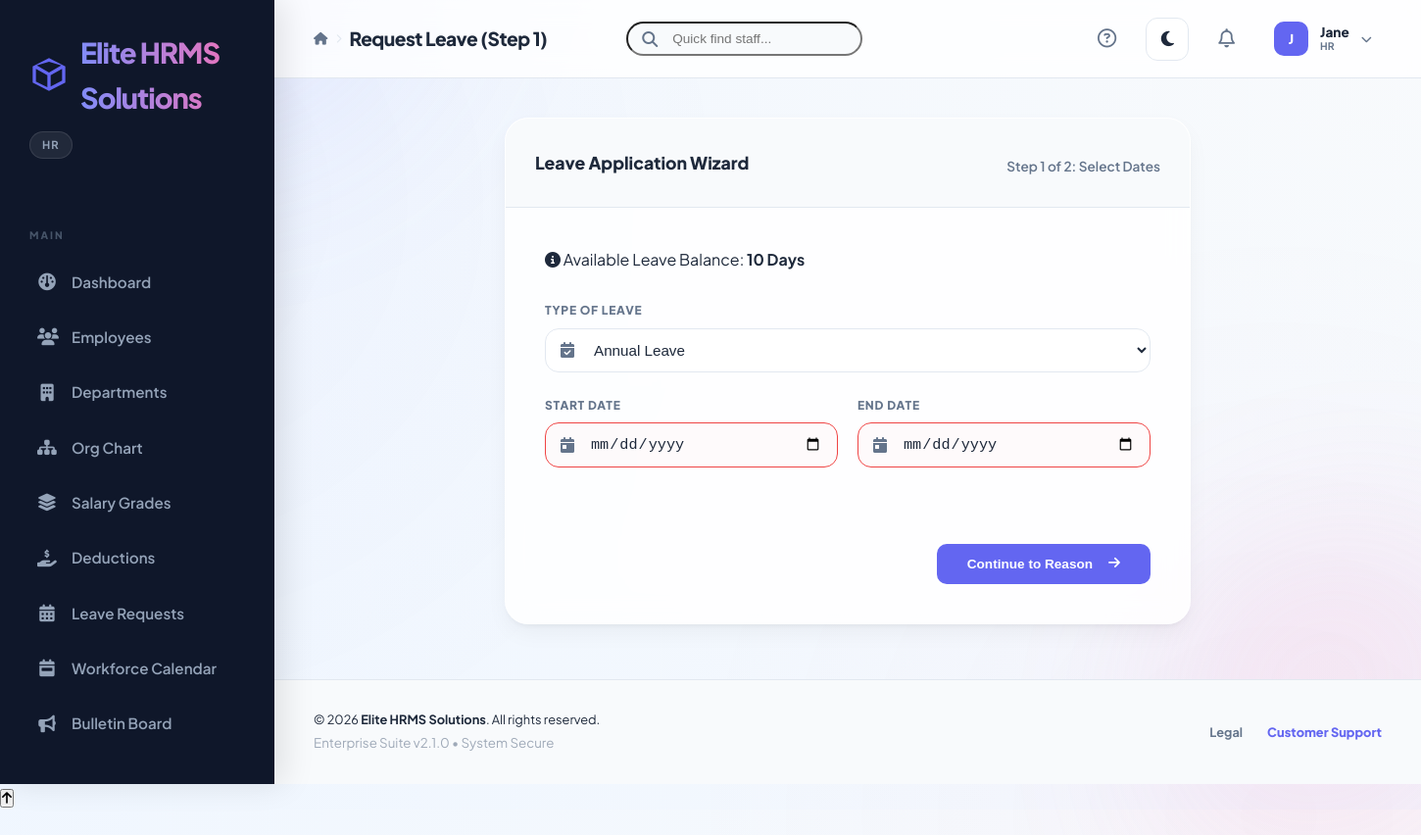
The app's page /employee/leave_wizard.php (signed in) with its own data.
### tables this page shows
CREATE TABLE system_settings (
    id INT AUTO_INCREMENT PRIMARY KEY,
    setting_key VARCHAR(50) NOT NULL UNIQUE,
    setting_value TEXT,
    updated_at TIMESTAMP DEFAULT CURRENT_TIMESTAMP ON UPDATE CURRENT_TIMESTAMP
);

CREATE TABLE employees (
    id INT AUTO_INCREMENT PRIMARY KEY,
    employee_id VARCHAR(20) UNIQUE NOT NULL,
    username VARCHAR(50) UNIQUE NOT NULL,
    password VARCHAR(255) NOT NULL,
    email VARCHAR(100) UNIQUE NOT NULL,
    full_name VARCHAR(100) NOT NULL,
    phone VARCHAR(20),
    address TEXT,
    department_id INT,
    position VARCHAR(100),
    salary_grade_id INT,
    dob DATE NULL,
    hire_date DATE,
    leave_balance INT DEFAULT 15,
    role ENUM('admin', 'employee', 'hr') DEFAULT 'employee',
    profile_pic VARCHAR(255) NULL,
    ui_accent VARCHAR(20) DEFAULT NULL,
    is_active BOOLEAN DEFAULT TRUE,
    created_at TIMESTAMP DEFAULT CURRENT_TIMESTAMP,
    updated_at TIMESTAMP DEFAULT CURRENT_TIMESTAMP ON UPDATE CURRENT_TIMESTAMP,
    FOREIGN KEY (department_id) REFERENCES departments(id) ON DELETE SET NULL,
    FOREIGN KEY (salary_grade_id) REFERENCES salary_grades(id) ON DELETE SET NULL
);

### includes/functions.php (called while the page is built, shortened)
<?php
function get_setting($key) {
    global $conn;
    $table_check = @mysqli_query($conn, "SHOW TABLES LIKE 'system_settings'");
    try {
        $safe_key = mysqli_real_escape_string($conn, $key);
        $res = mysqli_query($conn, "SELECT setting_value FROM system_settings WHERE setting_key = '$safe_key'");
        if($res && $row = mysqli_fetch_assoc($res)) {
            return $row['setting_value'];
        }
    } catch (Throwable $e) {
        return null;
    }
    return null;
}
function get_profile_pic($user) {
    return null;
}
?>

### includes/auth.php (called while the page is built, shortened)
<?php
require_once __DIR__ . '/../config/database.php';
require_once __DIR__ . '/session.php';
function hr_is_logged_in() {
    return isset($_SESSION['user_id']);
}
function hr_is_admin() {
    return isset($_SESSION['role']) && ($_SESSION['role'] === 'admin' || $_SESSION['role'] === 'hr');
}
function hr_get_current_user() {
    global $conn;
    $user_id = $_SESSION['user_id'];
    $query = "SELECT * FROM employees WHERE id = $user_id";
    $result = mysqli_query($conn, $query);
    return mysqli_fetch_assoc($result);
}
?>

### includes/session.php (called while the page is built, shortened)
<?php
function hr_session_start() {
    if (session_status() !== PHP_SESSION_NONE) return;
    $is_secure = (!empty($_SERVER['HTTPS']) && $_SERVER['HTTPS'] !== 'off')
        || (!empty($_SERVER['SERVER_PORT']) && (int)$_SERVER['SERVER_PORT'] === 443);
}
?>

### employee/leave_wizard.php (the view, shortened to what this page needs)
<?php
require_once '../includes/header.php';
get_header("Request Leave (Step 1)");
$user = hr_get_current_user();
$step = isset($_GET['step']) ? (int)$_GET['step'] : 1;
?>
<div class="card" style="max-width: 700px; margin: 0 auto; overflow: hidden;">
    <div class="card-header" style="background: #f8fafc; border-bottom: 1px solid var(--border); padding: 30px;">
        <h3 style="font-weight: 800;">Leave Application Wizard</h3>
        <div style="display: flex; gap: 10px; margin-top: 15px;">
        </div>
        <p style="color: var(--text-muted); font-size: 0.85rem; margin-top: 8px; font-weight: 600;">Step <?php echo $step; ?> of 2: <?php echo $step == 1 ? 'Select Dates' : 'Provide Reason'; ?></p>
    </div>
    <div class="card-body" style="padding: 40px;">
        <?php if ($step == 1): ?>
            <form method="POST">
                <div class="alert alert-info" style="margin-bottom: 30px;">
                    <i class="fas fa-info-circle"></i> Available Leave Balance: <strong><?php echo $user['leave_balance']; ?> Days</strong>
                </div>
                <div class="form-group">
                    <label>Type of Leave</label>
                    <div class="form-icon-group">
                        <i class="fas fa-calendar-check"></i>
                        <select name="leave_type" required>
                            <option value="annual" <?php echo ($_SESSION['leave_wizard']['leave_type'] ?? '') == 'annual' ? 'selected' : ''; ?>>Annual Leave</option>
                        </select>
                    </div>
                </div>
                <div class="dashboard-grid" style="grid-template-columns: 1fr 1fr; gap: 20px; margin-bottom: 0;">
                    <div class="form-group">
                        <label>Start Date</label>
                        <div class="form-icon-group">
                            <i class="fas fa-calendar-day"></i>
                            <input type="date" name="start_date" required min="<?php echo date('Y-m-d'); ?>" value="<?php echo $_SESSION['leave_wizard']['start_date'] ?? ''; ?>">
                        </div>
                    </div>
                    <div class="form-group">
                        <label>End Date</label>
                        <div class="form-icon-group">
                            <i class="fas fa-calendar-day"></i>
                            <input type="date" name="end_date" required min="<?php echo date('Y-m-d'); ?>" value="<?php echo $_SESSION['leave_wizard']['end_date'] ?? ''; ?>">
                        </div>
                    </div>
                </div>
                <div style="text-align: right; margin-top: 30px;">
                    <button type="submit" class="btn btn-primary" style="padding: 12px 30px;">Continue to Reason <i class="fas fa-arrow-right" style="margin-left: 8px;"></i></button>
                </div>
            </form>
        <?php endif; ?>
    </div>
</div>
<?php require_once '../includes/footer.php'; ?>

### includes/header.php (shortened to what this page needs)
<?php
require_once __DIR__ . '/session.php';
require_once __DIR__ . '/auth.php';
require_once __DIR__ . '/functions.php';
function get_header($title = "HR Payroll System") {
    $user = hr_get_current_user();
    $role = $_SESSION['role'] ?? 'employee';
    $is_admin = hr_is_admin();
?>
<!DOCTYPE html>
<html lang="en">
<head>
    <link rel="stylesheet" href="<?php echo BASE_URL; ?>style.css">
    <link rel="stylesheet" href="https://cdnjs.cloudflare.com/ajax/libs/font-awesome/6.4.0/css/all.min.css">
</head>
<body class="sidebar-open">
    <div class="app-container">
        <aside class="sidebar" id="sidebar">
            <div class="sidebar-header">
                <div class="logo-wrapper">
                    <img src="<?php echo BASE_URL; ?>favicon.svg" alt="Logo" width="40">
                    <h2 style="background: linear-gradient(to right, #818cf8, #f472b6, #818cf8); background-size: 200% auto; -webkit-background-clip: text; -webkit-text-fill-color: transparent; animation: textShine 3s linear infinite;"><?php echo get_setting('company_name') ?? 'HRMS'; ?></h2>
                </div>
                <span class="role-badge"><?php echo strtoupper($role); ?></span>
            </div>
            <nav class="nav-menu">
                <div class="nav-section">Main</div>
                <ul>
                    <?php if ($is_admin): ?>
                        <li><a href="<?php echo BASE_URL; ?>admin/dashboard.php" class="<?php echo str_contains($_SERVER['PHP_SELF'], 'dashboard.php') ? 'active' : ''; ?>"><i class="fas fa-gauge"></i> Dashboard</a></li>
                        <li><a href="<?php echo BASE_URL; ?>admin/employees.php" class="<?php echo str_contains($_SERVER['PHP_SELF'], 'employees.php') ? 'active' : ''; ?>"><i class="fas fa-users"></i> Employees</a></li>
                        <li><a href="<?php echo BASE_URL; ?>admin/departments.php" class="<?php echo str_contains($_SERVER['PHP_SELF'], 'departments.php') ? 'active' : ''; ?>"><i class="fas fa-building"></i> Departments</a></li>
                        <li><a href="<?php echo BASE_URL; ?>admin/org_chart.php" class="<?php echo str_contains($_SERVER['PHP_SELF'], 'org_chart.php') ? 'active' : ''; ?>"><i class="fas fa-sitemap"></i> Org Chart</a></li>
                        <li><a href="<?php echo BASE_URL; ?>admin/salary_grades.php" class="<?php echo str_contains($_SERVER['PHP_SELF'], 'salary_grades.php') ? 'active' : ''; ?>"><i class="fas fa-layer-group"></i> Salary Grades</a></li>
                        <li><a href="<?php echo BASE_URL; ?>admin/deductions.php" class="<?php echo str_contains($_SERVER['PHP_SELF'], 'deductions.php') ? 'active' : ''; ?>"><i class="fas fa-hand-holding-usd"></i> Deductions</a></li>
                        <li><a href="<?php echo BASE_URL; ?>admin/leave_request.php" class="<?php echo str_contains($_SERVER['PHP_SELF'], 'leave_request.php') ? 'active' : ''; ?>">
                                <i class="fas fa-calendar-alt"></i> Leave Requests
                            </a>
                        </li>
                        <li><a href="<?php echo BASE_URL; ?>admin/calendar.php" class="<?php echo str_contains($_SERVER['PHP_SELF'], 'calendar.php') ? 'active' : ''; ?>"><i class="fas fa-calendar-week"></i> Workforce Calendar</a></li>
                        <li><a href="<?php echo BASE_URL; ?>admin/announcements.php" class="<?php echo str_contains($_SERVER['PHP_SELF'], 'announcements.php') ? 'active' : ''; ?>"><i class="fas fa-bullhorn"></i> Bulletin Board</a></li>
                    <?php endif; ?>
                </ul>
            </nav>
        </aside>
        <main class="main-content">
            <div class="bg-blob blob-1"></div>
            <header class="top-bar">
                <div class="top-bar-left">
                    <div class="breadcrumb">
                        <div style="display: flex; align-items: center; gap: 8px;">
                            <a href="<?php echo BASE_URL . ($is_admin ? 'admin' : 'employee'); ?>/dashboard.php" style="color: var(--text-muted); text-decoration: none; font-size: 0.8rem; font-weight: 700;"><i class="fas fa-home"></i></a>
                            <i class="fas fa-chevron-right" style="font-size: 0.6rem; color: var(--border);"></i>
                            <h1 style="margin: 0; font-size: 1.2rem;"><?php echo $title; ?></h1>
                        </div>
                    </div>
                </div>
                <?php if ($is_admin): ?>
                <div class="top-search-wrapper" style="flex: 1; max-width: 400px; margin: 0 40px; position: relative;">
                    <div class="form-icon-group" style="margin-bottom: 0;">
                        <i class="fas fa-search"></i>
                        <input type="text" id="globalEmployeeSearch" placeholder="Quick find staff..." style="background: var(--bg-app); border-radius: 100px; padding: 8px 15px 8px 45px; font-size: 0.85rem;">
                    </div>
                </div>
                <?php endif; ?>
                <div class="user-info">
                    <button class="btn-icon" title="System Help Center" onclick="openHelpModal()" style="background: none; border: none; font-size: 1.2rem; color: var(--text-muted); cursor: pointer; margin-right: 15px;">
                        <i class="far fa-question-circle"></i>
                    </button>
                    <button id="theme-toggle" class="theme-toggle" type="button" title="Toggle Dark/Light Mode">
                        <i class="fas fa-moon"></i>
                    </button>
                    <div class="notifications-wrapper" style="position: relative; margin-right: 15px;">
                        <button id="notif-bell" class="btn-icon" type="button" style="background: none; border: none; font-size: 1.2rem; color: var(--text-muted); cursor: pointer; position: relative;">
                            <i class="far fa-bell"></i>
                        </button>
                    </div>
                    <div class="profile-wrapper" style="position: relative;">
                        <div id="profile-trigger" style="display: flex; align-items: center; gap: 12px; cursor: pointer; padding: 5px 10px; border-radius: 12px; transition: background 0.3s;">
                            <?php
                            $pic = get_profile_pic($user);
                            if ($pic): ?>
                                <img src="<?php echo $pic; ?>" alt="User" style="width: 35px; height: 35px; border-radius: 10px; object-fit: cover; border: 1px solid var(--border);">
                            <?php else: ?>
                                <div style="width: 35px; height: 35px; border-radius: 10px; background: var(--primary); color: white; display: flex; align-items: center; justify-content: center; font-size: 0.85rem; font-weight: 800;">
                                    <?php echo strtoupper(substr($user['full_name'] ?? 'U', 0, 1)); ?>
                                </div>
                            <?php endif; ?>
                            <div style="display: flex; flex-direction: column; line-height: 1.1;">
                                <span style="font-weight: 800; font-size: 0.85rem; color: var(--text-main);"><?php echo explode(' ', $user['full_name'] ?? 'User')[0]; ?></span>
                                <small style="font-size: 0.65rem; color: var(--text-muted); text-transform: uppercase; font-weight: 700;"><?php echo $role; ?></small>
                            </div>
                            <i class="fas fa-chevron-down" style="font-size: 0.7rem; color: var(--text-muted);"></i>
                        </div>
                    </div>
                </div>
            </header>
            <div class="content-body">
<?php
}
?>

### includes/footer.php (shortened to what this page needs)
            </div>
            <footer class="app-footer no-print" style="padding: 30px 40px; border-top: 1px solid var(--border); display: flex; justify-content: space-between; align-items: center; background: var(--bg-app); margin-top: auto;">
                <div>
                    <p style="font-size: 0.8rem; color: var(--text-main); margin: 0;">&copy; <?php echo date('Y'); ?> <strong><?php echo get_setting('company_name') ?? 'Elite HRMS'; ?></strong>. All rights reserved.</p>
                    <small style="color: var(--text-muted); opacity: 0.6;">Enterprise Suite v2.1.0 • System Secure</small>
                </div>
                <div style="display: flex; gap: 25px;">
                    <a href="#" onclick="openHelpModal()" style="text-decoration: none; font-size: 0.8rem; color: var(--text-muted); font-weight: 700;">Legal</a>
                    <a href="<?php echo BASE_URL; ?>employee/feedback.php" style="text-decoration: none; font-size: 0.8rem; color: var(--primary); font-weight: 800;">Customer Support</a>
                </div>
            </footer>
        </main>
    </div>
    <button id="scroll-top" title="Scroll to Top"><i class="fas fa-arrow-up"></i></button>
</body>
</html>

### records on screen
system_settings: setting_value "Elite HRMS Solutions"
employees: full_name "J", full_name "Jane", leave_balance "10"

### other values on screen
$role "HR"
$title "Request Leave (Step 1)"
$step "1"
